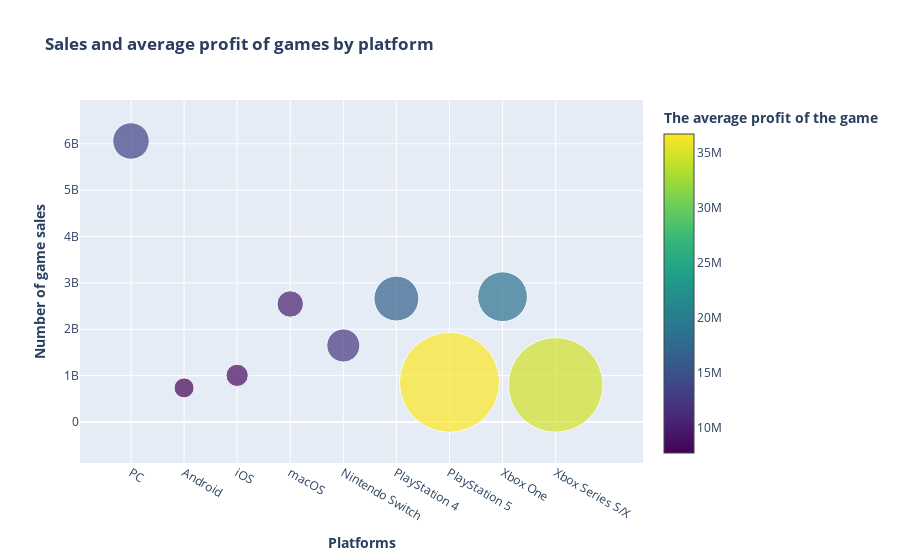

The code cell stored with this chart in its notebook:
### Markdown cell above
`График показывает, что самыми прибыльными жанрами для крупных издателей (AA/AAA) являются Massively Multiplayer, Shooter и RPG, в то время как у Indie и Hobbyist наибольшую прибыль приносят более простые жанры — Platformer, Action и Card`

### Code cell
import plotly.graph_objects as go

data = []
for platform in prefers_platforms:
    filter = main_df[main_df[platform] == 1]
    total_sales = filter['copiesSold'].sum()
    avg_rev = filter['revenue'].mean()
    games_number = len(filter)
    data.append([platform, total_sales, avg_rev, games_number])

data = pd.DataFrame(data, columns=['platform', 'sales', 'avg_rev', 'games_number'])
data['size'] =  (data['avg_rev'] - data['avg_rev'].min()) / (data['avg_rev'].max() - data['avg_rev'].min()) # Делаем нормировку средней прибыли игр

fig = go.Figure()
fig.add_trace(go.Scatter(
    x=data['platform'],
    y=data['sales'] ,
    mode='markers',
    marker=dict(
        size=data['size'] * 80 + 20,
        color=data['avg_rev'],
        colorscale='Viridis',
        colorbar=dict(title='<b>The average profit of the game<b>'),
    ),
))

fig.update_layout(title='<b>Sales and average profit of games by platform<b>', xaxis_title='<b>Platforms<b>', yaxis_title='<b>Number of game sales<b>') 
fig.show()

### Figure 1 — Plotly figure (JSON) as saved in the notebook; plotly's stock layout.template omitted (floating-point values rounded to 4 significant figures)
{"data": [{"marker": {"color": [13690000.0, 7696000.0, 8515000.0, 10040000.0, 12440000.0, 16750000.0, 36700000.0, 18490000.0, 34790000.0], "colorbar": {"title": {"text": "<b>The average profit of the game<b>"}}, "colorscale": [[0, "#440154"], [0.1111, "#482878"], [0.2222, "#3e4989"], [0.3333, "#31688e"], [0.4444, "#26828e"], [0.5556, "#1f9e89"], [0.6667, "#35b779"], [0.7778, "#6ece58"], [0.8889, "#b5de2b"], [1, "#fde725"]], "size": [36.54, 20, 22.26, 26.46, 33.07, 44.96, 100, 49.78, 94.73]}, "mode": "markers", "type": "scatter", "x": ["PC", "Android", "iOS", "macOS", "Nintendo Switch", "PlayStation 4", "PlayStation 5", "Xbox One", "Xbox Series S/X"], "y": [6060914815, 735768862, 1006433633, 2545654163, 1650615044, 2662565172, 855474526, 2702737164, 800931581]}], "layout": {"title": {"text": "<b>Sales and average profit of games by platform<b>"}, "xaxis": {"title": {"text": "<b>Platforms<b>"}}, "yaxis": {"title": {"text": "<b>Number of game sales<b>"}}}}
